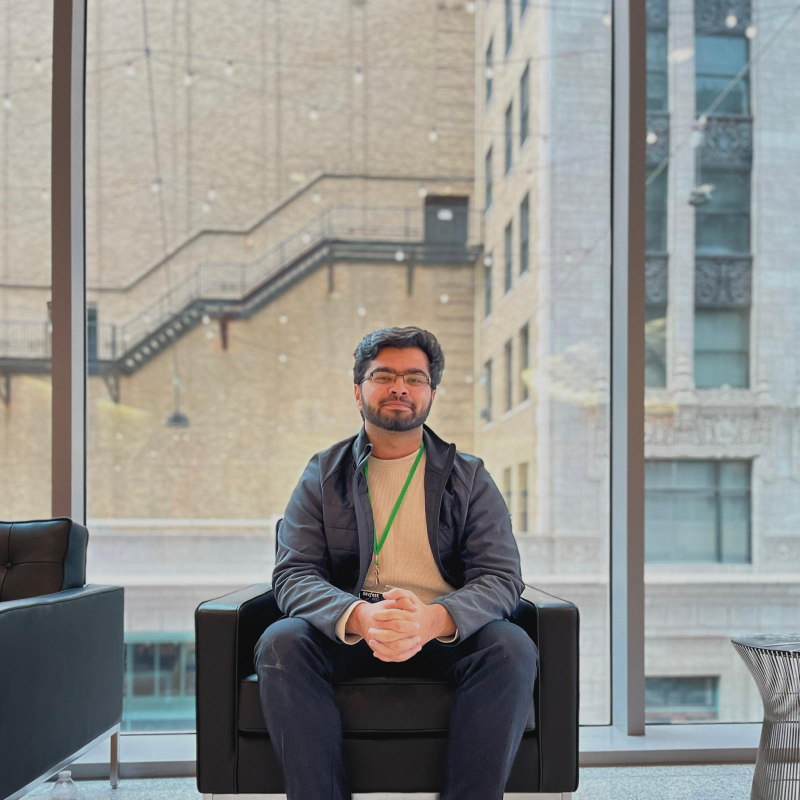
#> input picture myHw1/test_image.jpg, 1600 x 1600 px (shown at 1/2 size)
$ jupyter execute img_manip.ipynb
#> lines starting #> are read from the running program, lines starting #| are printed output that depends on the picture
[cell 1]
import matplotlib.pyplot as plt
import cv2 as cv
from skimage import color, io
import numpy as np

[cell 2]
def display(img):
    # Show image
    plt.figure(figsize = (5,5))
    plt.imshow(img)
    plt.axis('off')
    plt.show()

def my_display(img):
    # Show image
#> called with img = 'test_image.jpg'
    plt.figure(figsize = (5,5))
    img = plt.imread(img)
#> img is the input picture: shape (1600, 1600, 3); mean R, G, B 144.6, 144.3, 140.4
    #cv.imshow('img',img)
    plt.imshow(img)
    plt.axis('off')
    plt.show()


img_path = 'test_image.jpg'
my_display(img_path)

# loading image

[cell 3]
out = io.imread(img_path)
out = out.astype(np.float64) / 255
display(out)

## dimming image

[cell 4]
dimIMG = 0.5 * out ** 2
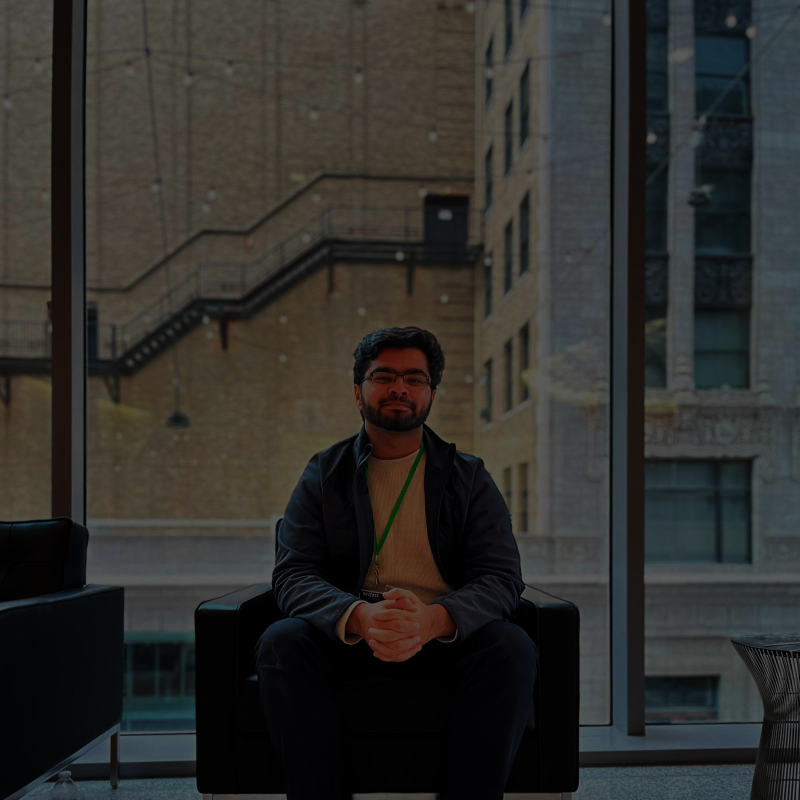
#> dimIMG: shape (1600, 1600, 3) float64 (shown at 1/2 size); mean R, G, B 0.187, 0.185, 0.173
grayImg = color.rgb2gray(out)

display(dimIMG)
display(grayImg)

### with cv2

[cell 5]
cvImg = cv.imread(img_path)
grayImg2 = cv.cvtColor(cvImg, cv.COLOR_BGR2GRAY)
#grayImg2 = color.rgb2gray(cvImg)
grayImg2 = cv.resize(grayImg2,(1000,1000))
#> grayImg2: shape (1000, 1000)
cv.imshow('gray scale img',grayImg2)
cv.waitKey(0)
cv.destroyAllWindows()

### Showing L.A.B Channels

[cell 6]
print('original')
lab = color.rgb2lab(out)
#> lab: shape (1600, 1600, 3) float64; mean of channels 0, 1, 2 59, -0.2, 2
display(lab)
#> in display (call 4), `plt.show()`:
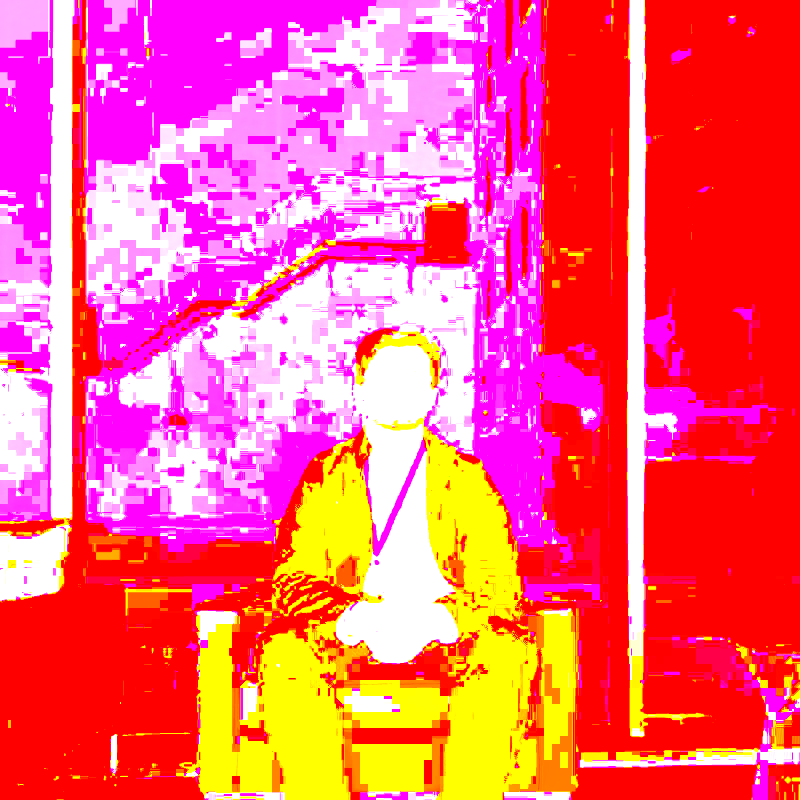
#> shown: shape (1600, 1600, 3) float64 (shown at 1/2 size); mean R, G, B 1, 0.362, 0.481

print('L Channel')
display(lab[:, :, 0]) # L channel
print('A Channel')
display(lab[:, :, 1]) # A channel
print('B Channel')
display(lab[:, :, 2]) # B Channel
#> in display (call 7), `plt.show()`:
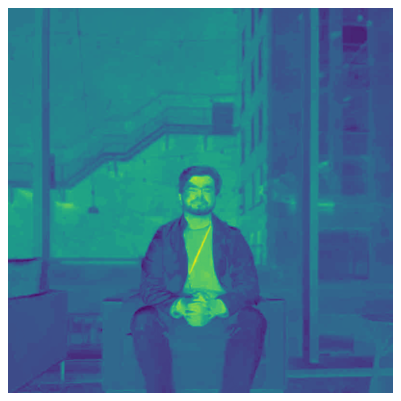
#> figure drawn by matplotlib, 1 panel
#i dont know why it shows as green?

[cell 7]
hsv = color.rgb2hsv(out)
#> hsv: shape (1600, 1600, 3) float64; mean of channels 0, 1, 2 0.356, 0.143, 0.599
print('h')
display(hsv[:,:,0])
#> in display (call 8), `plt.show()`:
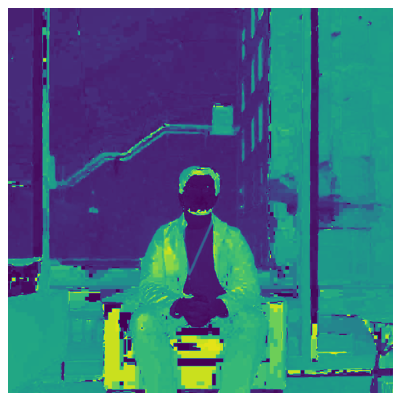
#> figure drawn by matplotlib, 1 panel
print('s')
display(hsv[:,:,1])
#> in display (call 9), `plt.show()`:
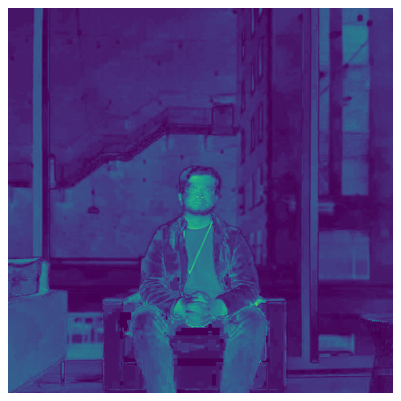
#> figure drawn by matplotlib, 1 panel
print('v')
display(hsv[:,:,2])
#> in display (call 10), `plt.show()`:
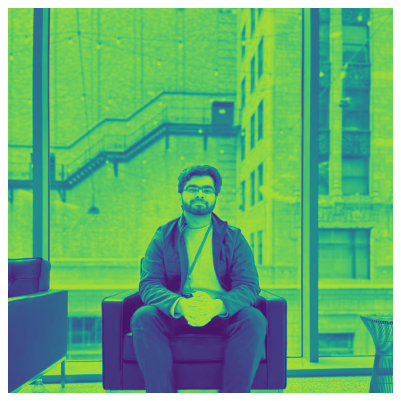
#> figure drawn by matplotlib, 1 panel

## Image splitting

[cell 8]
display(out[:,out.shape[1] // 2:,:])
#> in display (call 11), `plt.show()`:
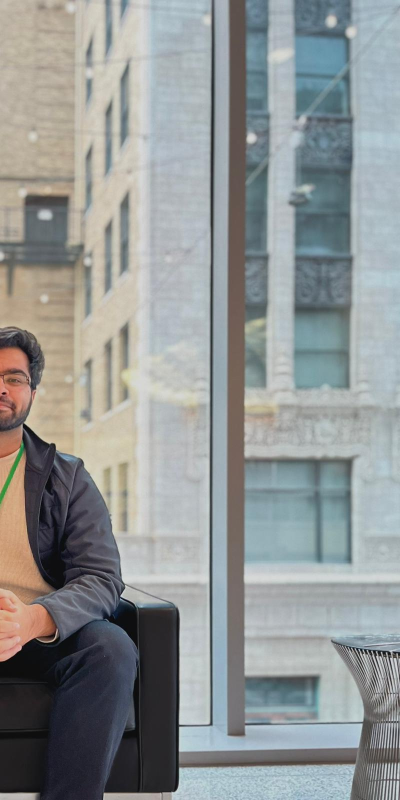
#> shown: shape (1600, 800, 3) float64 (shown at 1/2 size); mean R, G, B 0.566, 0.582, 0.581
splitout = out
splitout = out[:,:,0]
splitout2 = out[:,:,1]
splitout[:,:splitout.shape[1] // 2] = splitout2[:,:splitout2.shape[1] // 2]
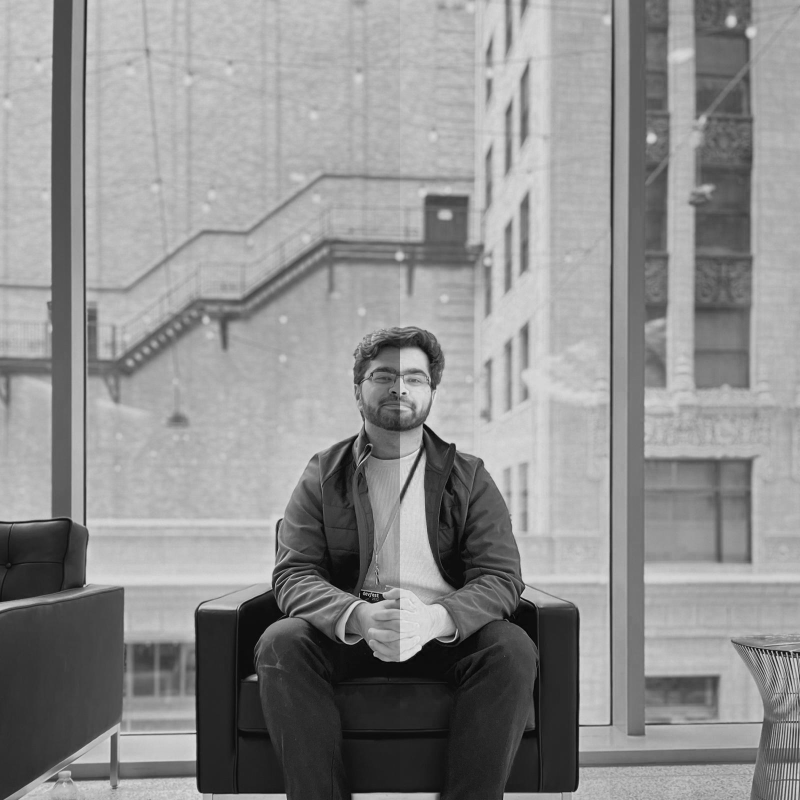
#> splitout: shape (1600, 1600) float64 (shown at 1/2 size); min 0, max 0.941, mean 0.558
display(splitout)

[cell 9]
#quadrants
outFin = out.copy()
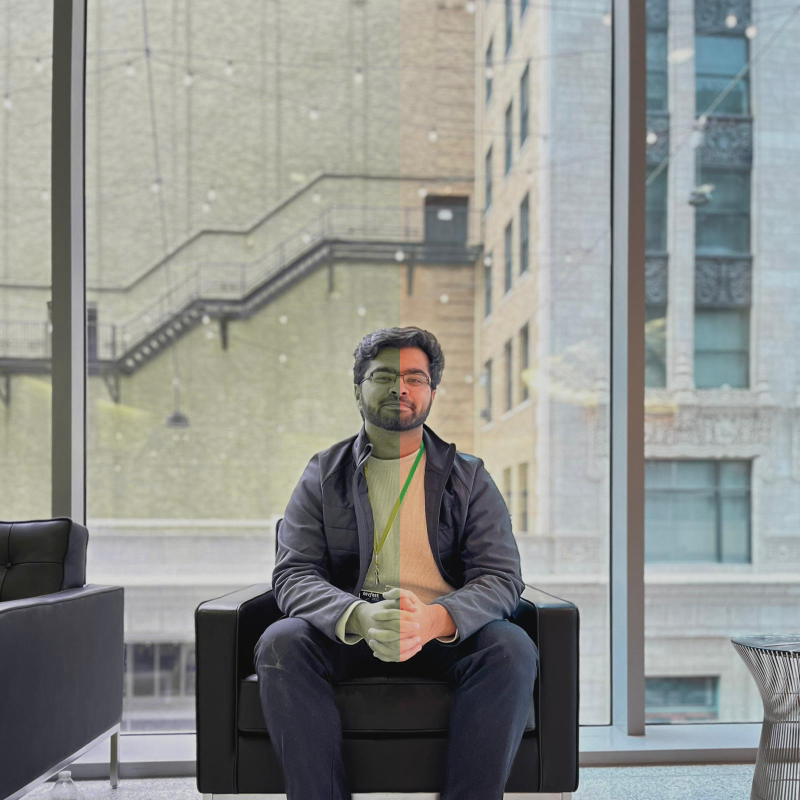
#> outFin: shape (1600, 1600, 3) float64 (shown at 1/2 size); mean R, G, B 0.558, 0.566, 0.551
splitoutFinal = outFin[:,:,-1]
splitout = outFin[:,:,0]
splitout2 = outFin[:,:,1]
splitout3 = outFin[:,:,2]
splitoutFinal[:splitout2.shape[0],:splitout.shape[1] // 2] = splitoutFinal[:splitout2.shape[0],:splitout2.shape[1] // 2]
splitoutFinal[:splitout2.shape[0],:splitout.shape[1] // 2] = splitout[:splitout2.shape[0],:splitout2.shape[1] // 2]
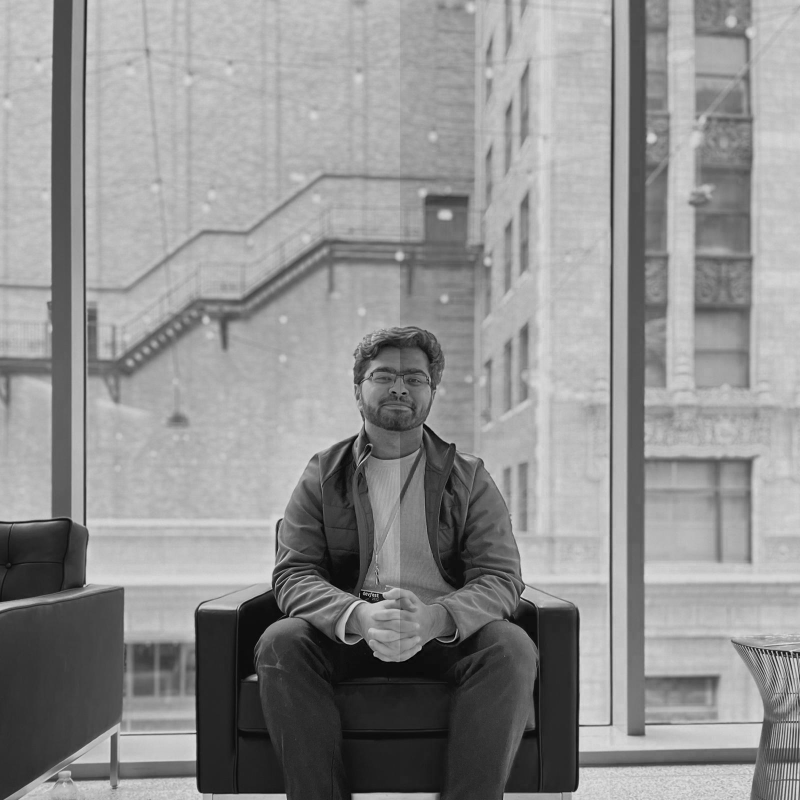
#> splitoutFinal: shape (1600, 1600) float64 (shown at 1/2 size); min 0, max 0.91, mean 0.565
splitoutFinal[splitout2.shape[0]:,splitout.shape[1] // 2:] = splitout2[splitout2.shape[0]:,splitout2.shape[1] // 2:]
splitoutFinal[splitout2.shape[0]:,splitout.shape[1] // 2:] = splitout3[splitout2.shape[0]:,splitout2.shape[1] // 2:]
display(splitoutFinal)

$ run again, with myHw1/1619734448037.jpg copied over myHw1/test_image.jpg
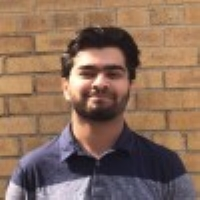
#> input picture myHw1/1619734448037.jpg, 200 x 200 px
#> in my_display, img is the input picture: shape (200, 200, 3); mean R, G, B 137.2, 108.4, 90.6
#> lab: shape (200, 200, 3) float64; mean of channels 0, 1, 2 47.5, 9.3, 13.9
#> hsv: shape (200, 200, 3) float64; mean of channels 0, 1, 2 0.238, 0.374, 0.55
#> in display (call 11), `plt.show()`:
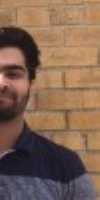
#> shown: shape (200, 100, 3) float64; mean R, G, B 0.505, 0.393, 0.322
#> `splitoutFinal[:splitout2.shape[0],:splitout.shape[1] // 2] = splitout[..`:
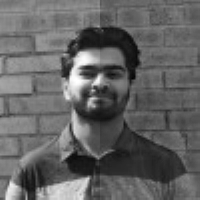
#> splitoutFinal: shape (200, 200) float64; min 0.00784, max 1, mean 0.39
